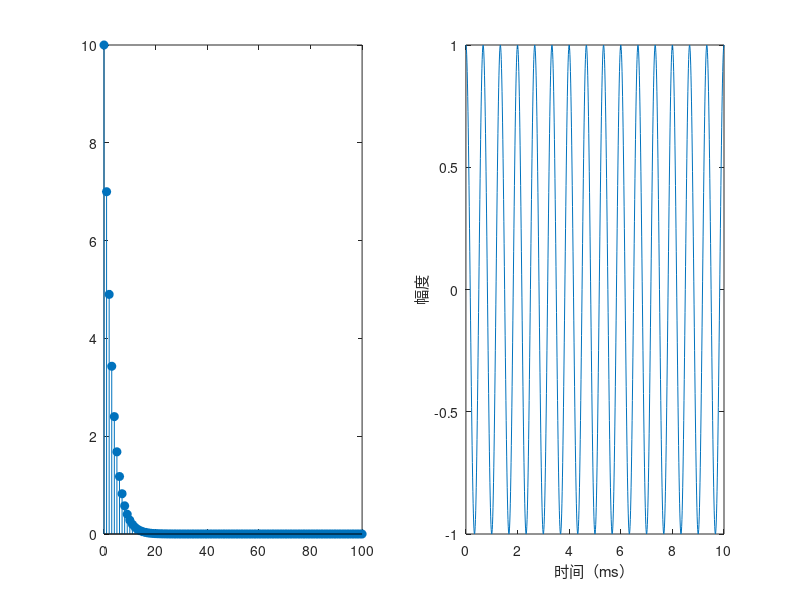

The MATLAB script that drew this image:
clc
close all
clear

t1 = 0:0.01:1;
y1 = 2.*t1;

t2 =  1:0.01:3;
y2 = 0.5.*(t2.*t2-4.*t2+3);

y = [y1 y2];
t = [t1 t2];
plot(t,y)

axis([0,3,-1,2])


t = 0 : 1:100;
x = 10.*(0.7).^t;
y = 10.*(1.2).^t;
subplot(1,2,1);
stem (t,x,"filled");
subplot(1,2,2);
stem (t,y,"filled");


t = 0:0.01:10;
x = cos(3*pi.*t);
plot(t,x);
xlabel('时间（ms）');
ylabel('幅度');